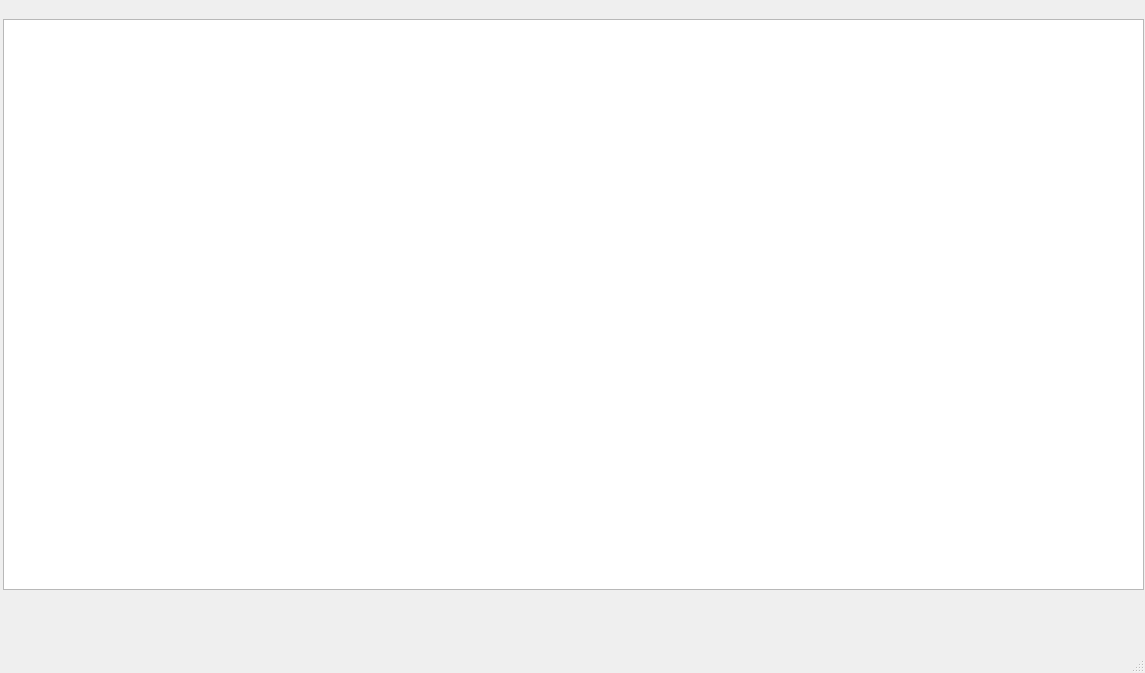
<?xml version="1.0" encoding="UTF-8"?>
<ui version="4.0">
 <class>TextEditor</class>
 <widget class="QMainWindow" name="TextEditor">
  <property name="geometry">
   <rect>
    <x>0</x>
    <y>0</y>
    <width>1145</width>
    <height>673</height>
   </rect>
  </property>
  <property name="windowTitle">
   <string>Text Editor</string>
  </property>
  <property name="windowIcon">
   <iconset resource="resource.qrc">
    <normaloff>:/Icon/Icon/TextEditor.png</normaloff>:/Icon/Icon/TextEditor.png</iconset>
  </property>
  <widget class="QWidget" name="centralwidget">
   <widget class="QPlainTextEdit" name="plainTextEdit">
    <property name="geometry">
     <rect>
      <x>3</x>
      <y>19</y>
      <width>1141</width>
      <height>571</height>
     </rect>
    </property>
   </widget>
  </widget>
  <widget class="QStatusBar" name="statusBar"/>
 </widget>
 <resources>
  <include location="resource.qrc"/>
 </resources>
 <connections/>
</ui>
